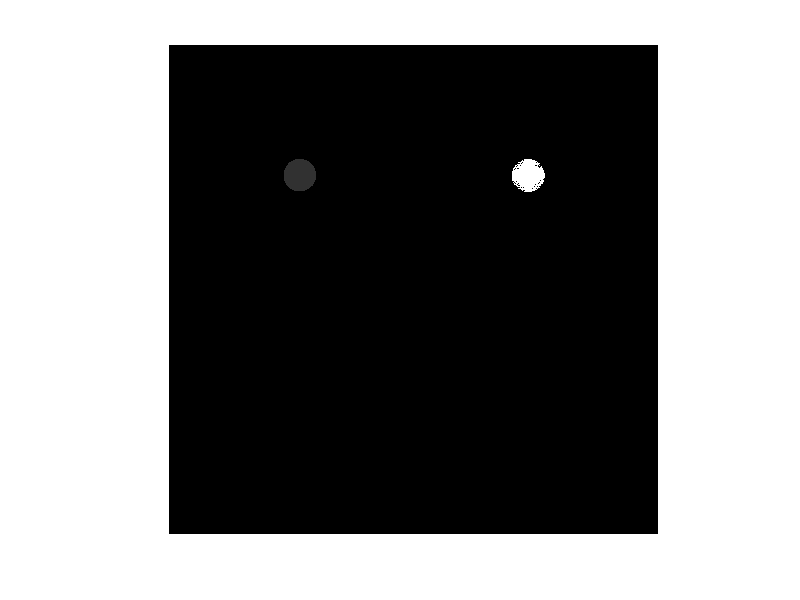

MATLAB code to generate this figure:


function main()

    ar = zeros (1500, 1500);
    ar= uint8(ar);
    ii=0;
    for m=0:300
       % [ii, ar] = midpoitcircle(ar, m, 400, 400, ii);
    end;
    tic
    jj=0;
    for k=-50:50
        for p=-50:50
             if((k*k)+(p*p) <= (50*50-1))
                 ar(400+k, 400+p)=50;
               
             end;
              jj=jj+1;
        end;
    end;
    jj
    toc
   
    %{
   r = 300;
   r2 = r*r;
   area = r2*4;
   rr = r*2;
   for m=0:area
    k = (mod(m, rr)-r);
    p = int32((m / rr) - r);
    if((k*k)+(p*p) <= (300*300-1))
        ar(400+k, 400+p)= 255;
    end;
   end;
   %}
    
   %{ 
    i=5;
    while i<90
        j=5;
        while j<90
            [mm, ar] = midpoitcircle(ar, 5, i, j, 255);
            j=j+15;
        end;
        i=i+15;
    end;
    %}
    tic
    [mm, ar] = midpoitcircle(ar,50, 1100, 400, 255);
    toc
    mm
    %ar = siLine(ar, 400, 400, 304, 800, 255);
    figure, imshow(ar);
end

function ar = midpointline(ar, x0, y0, x1, y1, value, zone)
    dx = x1-x0;
    dy = y1-y0;
    d = 2*dy - dx;
    incrE = 2*dy;
    incrNE = 2*(dy-dx);
    x = x0;
    y = y0;
    ar = draw8way(ar, x, y, value, zone);
    while(x<x1)
        if(d <= 0)
            d= d+incrE;
            x = x+1;
        else
            d = d +incrNE;
            x = x+1;
            y = y+1;
        end;
        ar = draw8way(ar, x, y, value, zone);
    end;
 end


function ar = draw8way(ar, x, y, value, zone)
    if(zone==0) 
        ar(x, y) = value;
    elseif(zone==1) 
            ar(y, x) = value;
    elseif(zone==2) 
            ar(-y, x) = value;
    elseif(zone==3) 
            ar(-x, y) = value;
    elseif(zone==4) 
            ar(-x, -y) = value;
    elseif(zone==5) 
            ar(-y, -x) = value;
    elseif(zone==6) 
            ar(y, -x) = value;
        else
            ar(x, -y) = value;
    end;
end
 
function ar = siLine(ar, x0, y0, x1, y1, value)

    dx = x1 - x0;
    dy = y1 - y0;

    if(abs(dx) >= abs(dy)) %for zone 0, 3, 4 and 7
        if(x1 >= x0)
            if(y1 >= y0) 
                ar = midpointline(ar, x0, y0, x1, y1, value, 0);
            else
                ar = midpointline(ar, x0, -y0, x1, -y1, value, 7);
            end;
        else
            if(y1 >= y0)
                ar = midpointline(ar, -x0, y0, -x1, y1, value, 3);
            else
                ar = midpointline(ar, -x0, -y0, -x1, -y1, value, 4);
            end;
        end;
    else   %for zone 1, 2, 5 and 6
        if(x1 >= x0)
            if(y1 >= y0)
                ar = midpointline(ar, y0, x0, y1, x1, value, 1);
            else
                ar = midpointline(ar, -y0, x0, -y1, x1, value, 6);
            end;
        else
            if(y1 >= y0)
                ar = midpointline(ar, y0, -x0, y1, -x1, value, 2);
            else
                ar = midpointline(ar, -y0, -x0, -y1, -x1, value, 5);
            end;
        end;
    end;
end

 
 function [ii, ar] = midpoitcircle(ar, radius, oy, ox, value)
    x=0;
    ii = 0;
    y= int32(radius);
    d = int32(1-radius);
    ar = siLine(ar, ox, oy, x+ox+1, y+oy+1, value);
    ar = siLine(ar, ox, oy, -x+ox+1, y+oy+1, value);
    ar = siLine(ar, ox, oy, x+ox+1, -y+oy+1, value);
    ar = siLine(ar, ox, oy, -x+ox+1, -y+oy+1, value);
    %ar(x+ox+1, y+oy+1)=value;
    %ar(-x+ox+1, y+oy+1)=value;
    %ar(x+ox+1, -y+oy+1)=value;
    %ar(-x+ox+1, -y+oy+1)=value;

    ar = siLine(ar, ox, oy, y+ox+1, x+oy+1, value);
    ar = siLine(ar, ox, oy, -y+ox+1, x+oy+1, value);
    ar = siLine(ar, ox, oy, y+ox+1,-x+oy+1, value);
    ar = siLine(ar, ox, oy, -y+ox+1, -x+oy+1, value);
    %ar(y+ox+1, x+oy+1)=value;
    %ar(-y+ox+1, x+oy+1)=value;
    %ar(y+ox+1, -x+oy+1)=value;
    %ar(-y+ox+1, -x+oy+1)=value;
    while(y>x)
        if(d<0)
            d = d +(2*x+3);
        else
            d = d + (2*(x-y)+5);
            y=y-1;
        end;
        x=x+1;
        ar = siLine(ar, ox, oy, x+ox+1, y+oy+1, value);
        ar = siLine(ar, ox, oy, -x+ox+1, y+oy+1, value);
        ar = siLine(ar, ox, oy, x+ox+1, -y+oy+1, value);
        ar = siLine(ar, ox, oy, -x+ox+1, -y+oy+1, value);

        ar = siLine(ar, ox, oy, y+ox+1, x+oy+1, value);
        ar = siLine(ar, ox, oy, -y+ox+1, x+oy+1, value);
        ar = siLine(ar, ox, oy, y+ox+1,-x+oy+1, value);
        ar = siLine(ar, ox, oy, -y+ox+1, -x+oy+1, value);
        ii=ii+1;
    end;
end